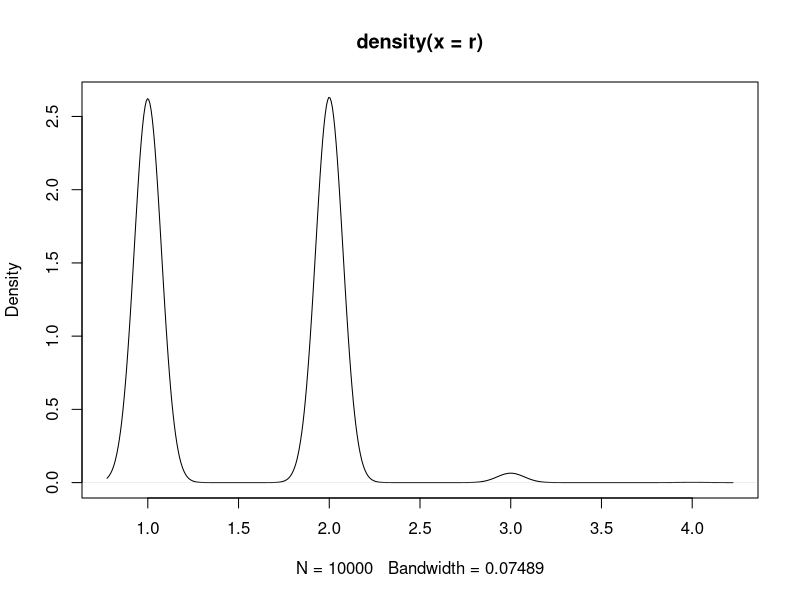

Generate this figure with R:
v <- c(3,1,4,1,5,9) #creating a vector
sum(v) #summing my vector
v[c(1,3,5)] #putting positions 
v[-c(1:5)] #setting a range of positions in our vector 
1/(1:100)^2 #making multiple operation with the same base
factorial(5) #writing n!
choose(4,2) #they are combinations 4C2

lfactorial(5) #a useful function for larger values of n, this computes log(n!)
lchoose(4,2) #same concept log(4C2)

sample(10,5) #it will take 5 numbers of a range from 1 to 10
sample(10, 5, replace=T)#adding the ",replace=T", it will take repeat numbers
sample(3) #permutation 1,2,3,...,n abbreviation of sample(3, 3) or sample(n,n)
sample(letters, 5) #sample of letters
sample(3, 4, replace=T, prob = c(0.2,0.2,0.6)) #adding probabilities


replicate(10, sum(10+2)) #replacating a function 10 times
n <- 100
r <- replicate(10^4, sum(sample(n)==(1:n))) #with a permutation of 100 numbers let's see which ones have the same position that each number in its current position
r #from above if a==b is TRUE, then is encoded as 1, and otherwise is 0 or FALSE
sum(r>=1)/10^4 #if I take out 100 balls from a basket and I order them what is the probability that I put at least 1 in its current position, 1,1 and not 45,1

prod(v) #it multiply each element of the vector times each element
k <- 23
1-prod((365-k+1):365)/365^k #the birthday problem 

b <- sample(1:365, 23, replace=T)
tabulate(b)
table(b) #simulating the birthday problem

r <- replicate(10^4, max(tabulate(sample(1:365, 23, replace=T))))
sum(r>=2)/10^4
plot(density(r))

#hola prueba 1


